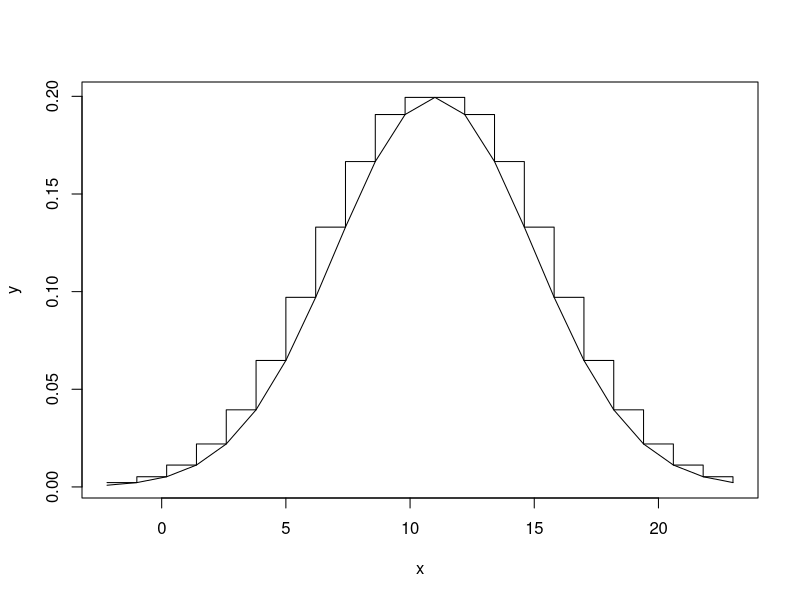
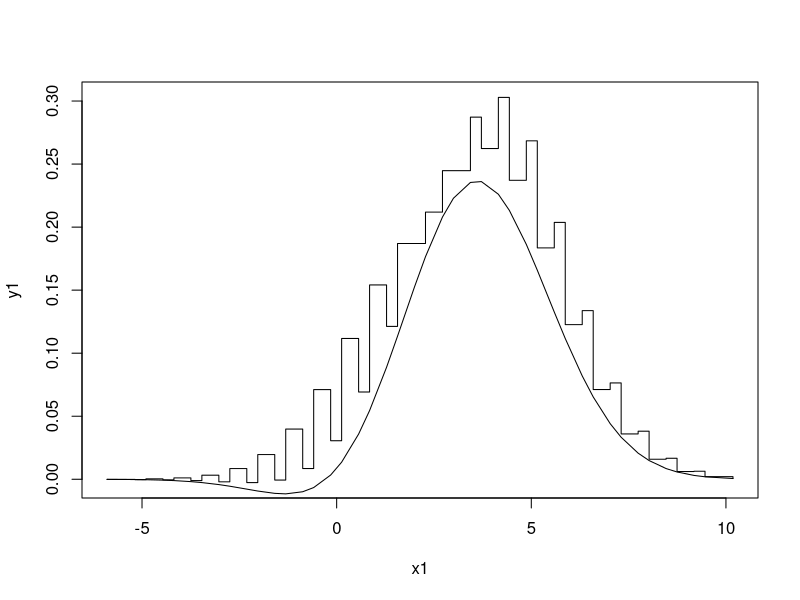

These charts were generated, in order, by the following R code:
rm(list = ls())
# We begin by creating the first function we need
# to generate our boxes that will be called boxes.
# This function we'll take the bounds we need as an input,
# the number of boxes, the mean and the
# standard deviation of our normal law and
# the type of boxes we need (over or under the curve)
# And will generate two times the number of boxes to approximate the curve with

boxes <- function(inf, sup, number_of_boxes, mean, sd, coef) {
  bound <- ifelse(abs(mean - inf) > abs(mean - sup), mean + abs(mean - inf), sup)
  # We're just getting sure that the right bound is the more distant
  # to the mean of our normal law between the left and the right bound
  step <- (bound - mean) / number_of_boxes
  if (coef > 0) {
    # If the coefficient is positive we generate one step further
    # to go one step further on the other side by symmetry
    # We define the intervals accordingly and
    # generate the heights on the giver intervals
    right_interval <- seq(mean, bound + step, step)
    left_interval <- rev(-right_interval) + 2 * mean
    length_right <- length(right_interval) - 1
    left_interval <- left_interval[1:length_right]
    right_interval <- right_interval[1:length_right]
    right_heights <- dnorm(right_interval, mean, sd)
    left_heights <- rev(right_heights)[1:length_right]
  } else {
    # If the coefficient is negative we also generate one step
    # further in order to translate it of one step
    # we generate and cut our intervals at the end of the generation
    right_interval <- seq(mean, bound + step, step)
    right_heights <- dnorm(right_interval, mean, sd)[seq_len(length(right_interval))]
    left_heights <- rev(right_heights)[seq_len(length(right_heights) - 1)]
    right_heights <- right_heights[seq(2,length(right_heights))]
    right_interval <- right_interval[seq_len(length(right_interval)-1)]
    left_interval <- rev(-right_interval) + 2 * mean - step
  }
  intervals <- c(left_interval, right_interval)
  heights <- c(left_heights, right_heights)
  heights <- 0.9999 * coef * heights
  return(list("dots" = intervals, "heights" = heights))
}

generate_boxes <- function(weights, means, sd, number_of_boxes) {
  lb <- qnorm(0.001, min(means), max(sd))
  rb <- qnorm(0.999, max(means), max(sd))
  size <- length(weights)
  list_of_normal_boxes <- lapply(1:size, function(i) {
    boxes(inf = lb, sup = rb, number_of_boxes = number_of_boxes, mean = means[i], sd = sd[i], coef = weights[i])
  })
  list_of_dots <- lapply(1:size, function(i) list_of_normal_boxes[[i]]$dots)
  list_of_heights <- lapply(1:size, function(i) list_of_normal_boxes[[i]]$heights)
  rank <- rep(0, size)
  dots <- Reduce(c, list_of_dots)
  dots <- dots[order(sapply(dots, function(x) x, simplify = TRUE))]
  number_of_dots <- length(dots)
  heights <- rep(0, number_of_dots)
  print(length(list_of_dots[[1]]))
  for (i in 1:number_of_dots) {
    for (j in 1:size) {
      if (i > 1 && dots[[i]] != dots[[i - 1]] || i == 1) {
        # if the normal laws are close to each other they may have
        # the same dots. We ensure that there's no problem if this
        # is the case.
        if (dots[[i]] %in% list_of_dots[[j]]) {
          rank[[j]] <- rank[[j]] + 1
        }
      }
      if (rank[[j]] != 0) {
        rank_to_add <- rank[[j]]
        heights[[i]] <- heights[[i]] + list_of_heights[[j]][[rank_to_add]]
      }
    }
  }
  list("dots" = dots, "heights" = heights)
}

area <- function(dots, heights){
  size = length(dots)
  boxes <- lapply(2:size, function(i){
    heights[i-1]*(dots[i]-dots[i-1])
  })
  boxes <- unlist(boxes)
  sum(boxes)
}

cumulative_area <- function(dots, heights){
  size = length(dots)
  areas <- lapply(2:size, function(i){
    area(dots[1:i],heights[1:i])
  })
}

moyenne <- 11
std <- 4
nb <- 10
weights <- c(2, -1)
means <- c(3, 2)
size <- length(weights)
standard_deviations <- c(2, 2)
co <- 2
a <- boxes(inf = -1, sup = 1, mean = moyenne, number_of_boxes = nb, sd = std, coef = co)
x <- a$dots
y <- a$heights
plot(x, y, type = "s")
t <- co * dnorm(x, mean = moyenne, sd = std)
lines(x, t)
b <- generate_boxes(weights, means, standard_deviations, nb)
x1 <- b$dots
y1 <- b$heights
plot(x1, y1, type = "s")
z1 <- lapply(1:size, function(i) {
  weights[i] * dnorm(x1, means[i], standard_deviations[i])
})

z <- z1[[1]] + z1[[2]]
lines(x1, z)
are <- cumulative_area(x1,y1)
